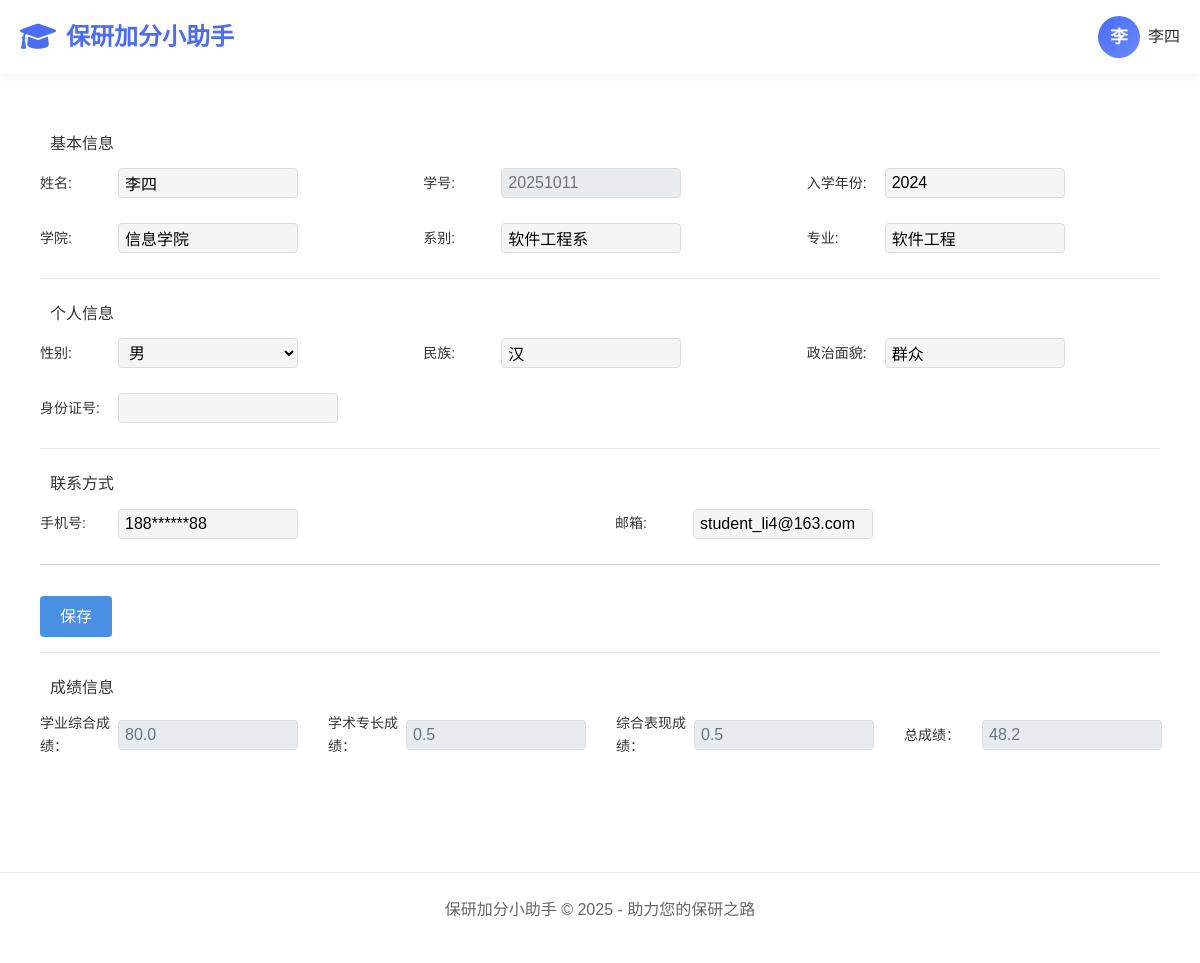
Screenshot of /student/profile/ (signed in) with the database file from the repository.
### apps/students/models.py (models this page shows, shortened)
class StudentProfile(models.Model):
    user = models.OneToOneField(
        User,
        on_delete=models.CASCADE,
        null=True,
        related_name='profile'  # 反向关联名称
    )
    full_name = models.CharField("姓名", max_length=100, blank=True)
    student_id = models.CharField("学号", max_length=20, unique=True,
                                  validators=[RegexValidator(regex=r'^\d{8,20}$', message='学号必须是8-20位数字')])
    grade = models.CharField("年级", max_length=20, blank=True)
    college = models.CharField("学院", max_length=100, blank=True)
    department = models.CharField("系别", max_length=100, blank=True)
    major = models.CharField("专业", max_length=100, blank=True)
    enrollment_year = models.PositiveIntegerField("入学年份", null=True, blank=True, help_text="例如：2023")
    GENDER_CHOICES = [
        ('M', '男'),
        ('F', '女'),
        ('O', '其他'),
    ]
    gender = models.CharField("性别", max_length=1, choices=GENDER_CHOICES, blank=True)
    ethnicity = models.CharField("民族", max_length=50, blank=True)
    political_status = models.CharField("政治面貌", max_length=50, blank=True)
    id_card = models.CharField("身份证号", max_length=18, blank=True,
                               validators=[RegexValidator(regex=r'^\d{17}[\dXx]$', message='请输入有效的身份证号')])
    phone = models.CharField("手机号", max_length=11, blank=True, help_text="请输入11位手机号码")
    email = models.EmailField("邮箱", blank=True, help_text="请输入有效的邮箱地址")
    academic_comprehensive_score = models.DecimalField(
        "学业综合成绩",  # 辅导员可设置
        max_digits=5,
        decimal_places=1,
        null=True,
        blank=True
    )
    academic_expertise_score = models.DecimalField(
        "学术专长成绩",  # 来自学术类材料加分
        max_digits=5,
        decimal_places=1,
        default=0
    )
    comprehensive_performance_score = models.DecimalField(
        "综合表现成绩",  # 来自综合类材料加分
        max_digits=5,
        decimal_places=1,
        default=0
    )
    total_score = models.DecimalField(
        "总成绩",
        max_digits=5,
        decimal_places=1,
        null=True,
        blank=True
    )
    academic_comprehensive_ratio = models.DecimalField(
        "学业综合成绩权重",
        max_digits=3,
        decimal_places=2,
        default=0.6  # 60%
    )
    academic_expertise_ratio = models.DecimalField(
        "学术专长成绩权重",
        max_digits=3,
        decimal_places=2,
        default=0.2  # 20%
    )
    comprehensive_performance_ratio = models.DecimalField(
        "综合表现成绩权重",
        max_digits=3,
        decimal_places=2,
        default=0.2  # 20%
    )

### apps/students/views.py (the view)
# urls.py: path('profile/', views.profile, name='profile'),
@login_required
def profile(request):
    try:
        profile = request.user.profile
    except StudentProfile.DoesNotExist:
        raise Http404("未找到用户个人资料。")
    if request.method == 'POST':
        form = ProfileForm(request.POST, instance=profile)
        if form.is_valid():
            form.save()
            return redirect('profile')
    else:
        form = ProfileForm(instance=profile)
    return render(request, 'students/profile.html', {'form': form})

### apps/students/views.py
class ProfileForm(ModelForm):
    class Meta:
        model = StudentProfile
        fields = [
            'full_name', 'student_id', 'grade', 'college',
            'department', 'major', 'enrollment_year',
            'gender', 'ethnicity', 'political_status', 'id_card',
            'phone', 'email'
        ]

### templates/students/profile.html (shortened to what this page needs)
{% extends 'students/base.html' %}
{% load static %}
{% block extra_css %}
    <link href="{% static 'CSS/profile.css' %}" rel="stylesheet">
{% endblock %}
{% block content %}
    <div class="content">
        <form method="POST">
            <div class="profile-module">
                <h3 class="module-title">基本信息</h3>
                <div class="form-row">
                    <div class="form-group">
                        {{ form.full_name.label_tag }} {{ form.full_name }}
                    </div>
                    <div class="form-group">
                        {{ form.student_id.label_tag }}
                        <input type="text"
                               name="{{ form.student_id.html_name }}"
                               id="{{ form.student_id.id_for_label }}"
                               value="{{ form.student_id.value|default:'' }}"
                               readonly>
                    </div>
                    <div class="form-group">
                        {{ form.enrollment_year.label_tag }} {{ form.enrollment_year }}
                    </div>
                </div>
                <div class="form-row">
                    <div class="form-group">
                        {{ form.college.label_tag }} {{ form.college }}
                    </div>
                    <div class="form-group">
                        {{ form.department.label_tag }} {{ form.department }}
                    </div>
                    <div class="form-group">
                        {{ form.major.label_tag }} {{ form.major }}
                    </div>
                </div>
            </div>
            <div class="divider"></div>
            <div class="profile-module">
                <h3 class="module-title">个人信息</h3>
                <div class="form-row">
                    <div class="form-group">
                        {{ form.gender.label_tag }} {{ form.gender }}
                    </div>
                    <div class="form-group">
                        {{ form.ethnicity.label_tag }} {{ form.ethnicity }}
                    </div>
                    <div class="form-group">
                        {{ form.political_status.label_tag }} {{ form.political_status }}
                    </div>
                </div>
                <div class="form-row">
                    <div class="form-group">
                        {{ form.id_card.label_tag }}
                        <input type="{{ form.id_card.field.widget.input_type }}"
                               name="{{ form.id_card.html_name }}"
                               id="{{ form.id_card.id_for_label }}"
                               value="{{ form.id_card.value|default:'' }}"
                               class="id-card-input">
                    </div>
                </div>
            </div>
            <div class="divider"></div>
            <div class="profile-module">
                <h3 class="module-title">联系方式</h3>
                <div class="form-row">
                    <div class="form-group">
                        {{ form.phone.label_tag }} {{ form.phone }}
                    </div>
                    <div class="form-group">
                        {{ form.email.label_tag }} {{ form.email }}
                    </div>
                </div>
            </div>
            <hr>
            <button type="submit" class="submit-btn">保存</button>
            <div class="divider"></div>
            <div class="profile-module">
                <h3 class="module-title">成绩信息</h3>
                <div class="form-row">
                    <div class="form-group">
                        <label>学业综合成绩：</label>
                        <input type="text" value="{{ request.user.profile.academic_comprehensive_score|default:'未设置' }}" readonly>
                    </div>
                    <div class="form-group">
                        <label>学术专长成绩：</label>
                        <input type="text" value="{{ request.user.profile.academic_expertise_score|default:0 }}" readonly>
                    </div>
                    <div class="form-group">
                        <label>综合表现成绩：</label>
                        <input type="text" value="{{ request.user.profile.comprehensive_performance_score|default:0 }}" readonly>
                    </div>
                    <div class="form-group">
                        <label>总成绩：</label>
                        <input type="text" value="{{ request.user.profile.total_score|default:'-' }}" readonly>
                    </div>
                </div>
            </div>
        </form>
    </div>
{% endblock %}

### templates/students/base.html (shortened to what this page needs)
<!DOCTYPE html>
<html lang="zh-CN">
<head>
    <link href="https://cdn.jsdelivr.net/npm/bootstrap@5.3.0-alpha1/dist/css/bootstrap.min.css" rel="stylesheet">
    <link rel="stylesheet" href="https://cdnjs.cloudflare.com/ajax/libs/font-awesome/6.0.0/css/all.min.css">
    {% load static %}
    <link href="{% static 'CSS/base.css' %}" rel="stylesheet">
    {% block extra_css %}{% endblock %}
</head>
<body>
    <nav class="navbar">
        <div class="container">
            <div class="navbar-content">
                <a href="{% url 'index' %}" class="logo">
                    <i class="fas fa-graduation-cap"></i>
                    <span>保研加分小助手</span>
                </a>
                <div class="user-info">
                    {% if user.is_authenticated %}
                        <a href="{% url 'profile' %}" class="d-flex align-items-center text-decoration-none" title="个人资料">
                            <div class="user-avatar">{{ user.profile.full_name|first }}</div>
                            <span class="username ms-2">{{ user.profile.full_name }}</span>
                        </a>
                    {% else %}
                        <a href="{% url 'login' %}" class="btn btn-outline-primary btn-sm">登录</a>
                    {% endif %}
                </div>
            </div>
        </div>
    </nav>
    <div class="container">
        <div class="main-content">
            {% block content %}{% endblock %}
        </div>
    </div>
    <footer class="footer">
        <div class="container">
            <p>保研加分小助手 &copy; 2025 - 助力您的保研之路</p>
        </div>
    </footer>
</body>
</html>

### static/CSS/base.css (style rules this page uses)
:root { --primary: #4a6cf7; --primary-light: #6a8aff; --secondary: #6c757d; --light-bg: #f8f9fa; --dark-text: #333333; --gray-text: #666666; --light-gray: #e9ecef; --white: #ffffff; --card-shadow: 0 4px 12px rgba(0, 0, 0, 0.08); --hover-shadow: 0 8px 24px rgba(0, 0, 0, 0.12); }
* { margin: 0; padding: 0; box-sizing: border-box; }
body { font-family: 'Segoe UI', 'PingFang SC', 'Microsoft YaHei', sans-serif; background-color: var(--light-bg); color: var(--dark-text); line-height: 1.6; }
.container { max-width: 1200px; margin: 0 auto; padding: 0 20px; }
.navbar { background: var(--white); box-shadow: 0 2px 10px rgba(0, 0, 0, 0.05); padding: 1rem 0; position: sticky; top: 0; z-index: 100; }
.navbar-content { display: flex; justify-content: space-between; align-items: center; width: 100%; }
.logo { display: flex; align-items: center; gap: 10px; font-weight: 700; font-size: 1.5rem; color: var(--primary); text-decoration: none; }
.logo i { font-size: 1.8rem; }
.user-info { display: flex; align-items: center; gap: 12px; margin-left: auto; }
.user-avatar { width: 42px; height: 42px; border-radius: 50%; background: linear-gradient(135deg, var(--primary), var(--primary-light)); display: flex; align-items: center; justify-content: center; color: var(--white); font-weight: 600; font-size: 1.1rem; }
.username { font-weight: 500; color: var(--dark-text); }
.main-content { padding: 30px 0; }
.footer { background: var(--white); padding: 24px 0; margin-top: 40px; text-align: center; color: var(--gray-text); border-top: 1px solid var(--light-gray); }

### static/CSS/profile.css (style rules this page uses)
body { margin: 0; padding: 0; background-color: #ffffff; font-family: "微软雅黑", sans-serif; }
.content { padding: 20px; }
.profile-module { margin-bottom: 20px; }
.module-title { color: #333333; font-size: 16px; margin: 0 0 15px 10px; padding-top: 10px; }
.divider { height: 1px; background-color: #e5e5e5; width: 100%; margin: 15px 0; }
.form-row { display: flex; margin-bottom: 25px; gap: 30px; }
.form-group { display: flex; align-items: center; margin-right: 0; flex: 1; }
label { color: #333333; font-size: 14px; width: 70px; margin-right: 8px; }
input, select, textarea { width: 180px; height: 30px; padding: 0 6px; background-color: #f5f5f5; border: 1px solid #dddddd; border-radius: 4px; transition: border-color 0.2s ease; }
input[readonly] { background-color: #e9ecef; color: #6c757d; cursor: not-allowed; }
.id-card-input { width: 220px; }
.submit-btn { margin-top: 15px; padding: 8px 20px; background-color: #4a90e2; color: white; border: none; border-radius: 4px; cursor: pointer; }

### rows the page displays
StudentProfile: full_name "李四", student_id "20251011", enrollment_year "2024", college "信息学院", department "软件工程系", major "软件工程", gender "男", ethnicity "汉", political_status "群众", phone "188******88", email "student_li4@163.com"

### other values shown
{{ user.profile.full_name|first }} "李"
{{ user.profile.full_name }} "李四"
